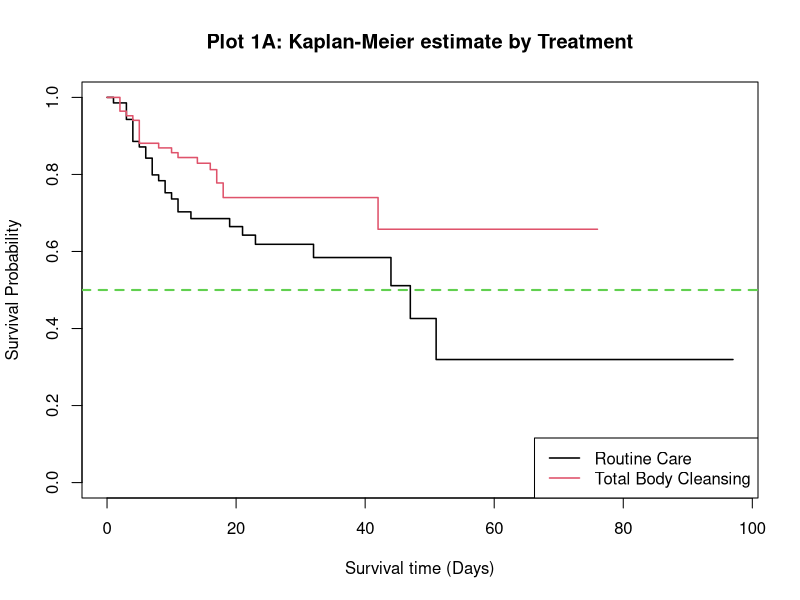
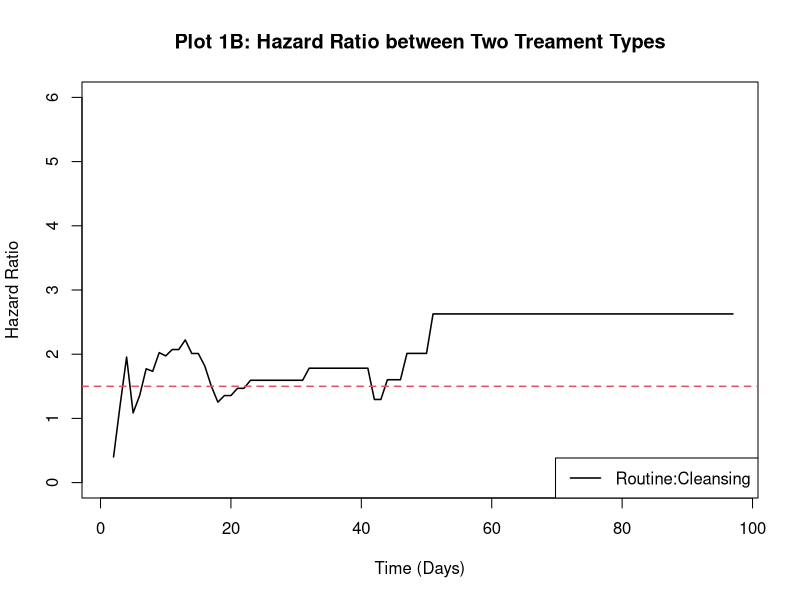
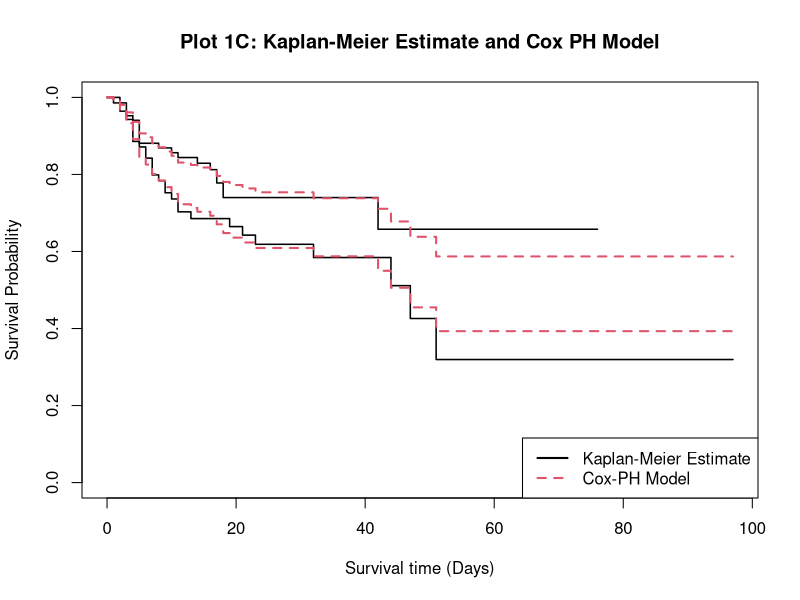
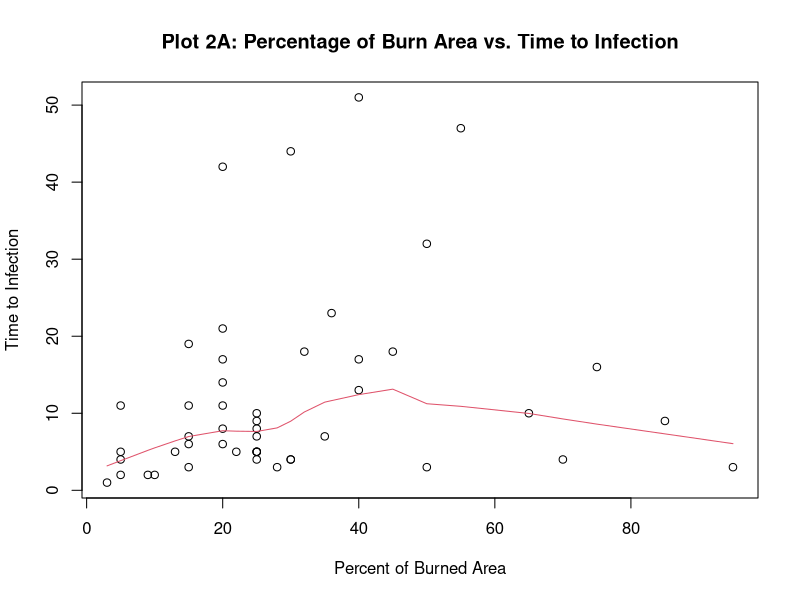
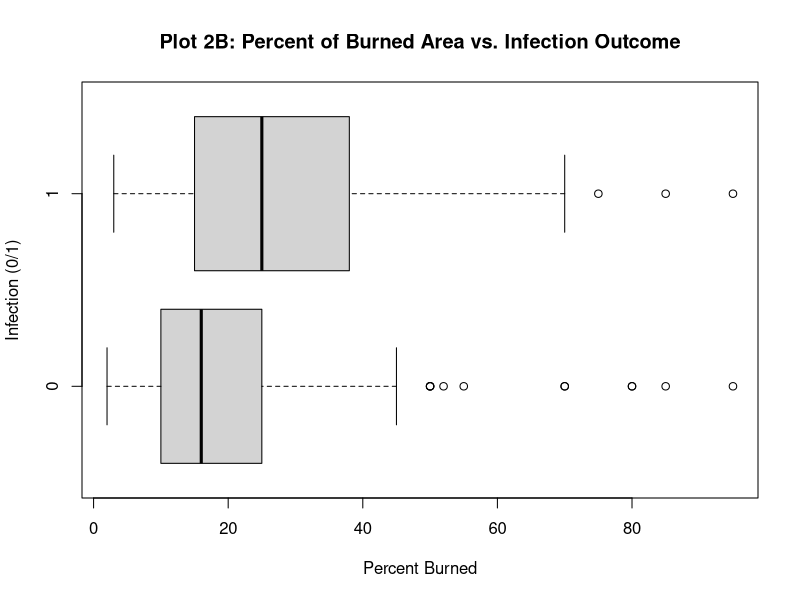
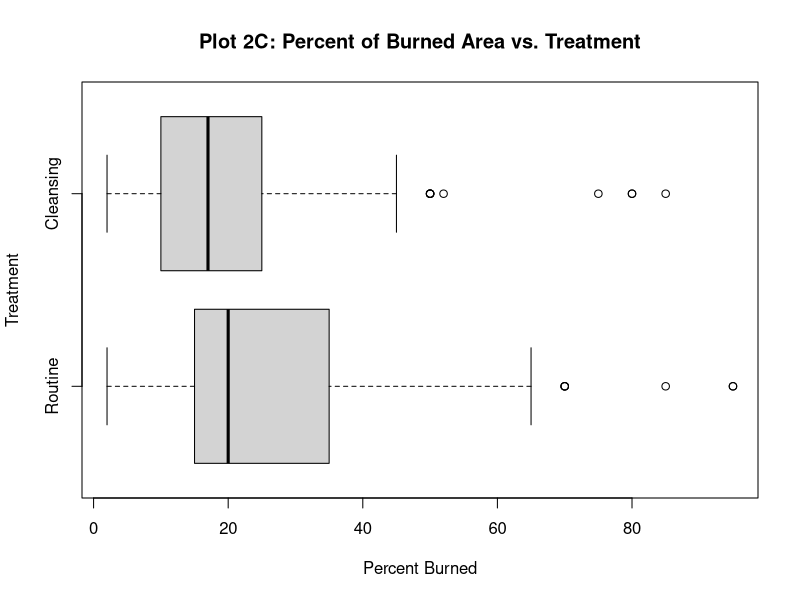
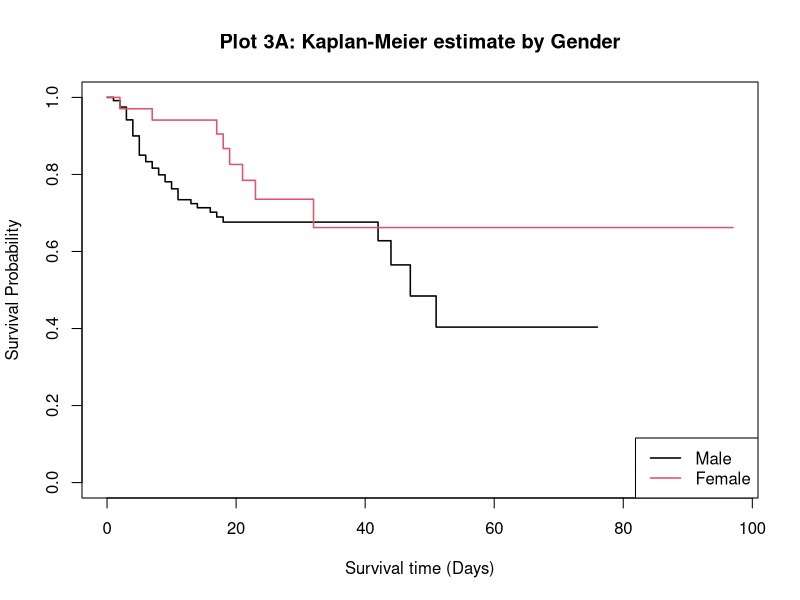
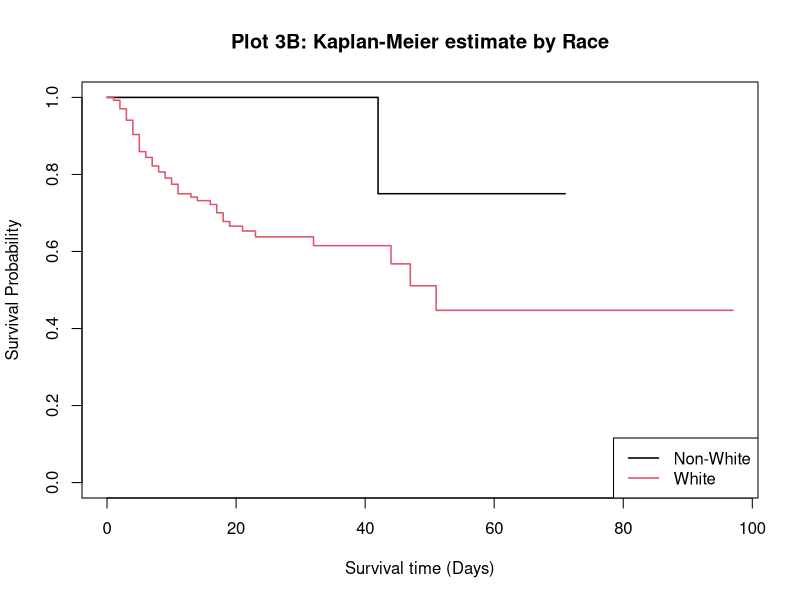

Here is the R script that generated these plots, in order:
## ---- chunk 1
knitr::opts_chunk$set(echo = FALSE)

library(KMsurv)
library(survival)
library(ggplot2)
library(survminer)
require(plyr)
library(rms) 
## ---- chunk 2
data(burn)

# pre-processing
burn <- data.frame(burn,Treatment=factor(burn$Z1,labels=c("Routine","Cleansing")))
burn <- data.frame(burn,Gender=factor(burn$Z2,labels=c("Male","Female")))
burn <- data.frame(burn,Race=factor(burn$Z3,labels=c("Nonwhite","White")))
burn <- data.frame(burn,PercentBurned=burn$Z4)
burn <- data.frame(burn,SiteHead=factor(burn$Z5,labels=c("NotBurned","Burned")))
burn <- data.frame(burn,SiteButtock=factor(burn$Z6,labels=c("NotBurned","Burned")))
burn <- data.frame(burn,SiteTrunk=factor(burn$Z7,labels=c("NotBurned","Burned")))
burn <- data.frame(burn,SiteUpperLeg=factor(burn$Z8,labels=c("NotBurned","Burned")))
burn <- data.frame(burn,SiteLowerLeg=factor(burn$Z9,labels=c("NotBurned","Burned")))
burn <- data.frame(burn,SiteRespTract=factor(burn$Z10,labels=c("NotBurned","Burned")))
burn <- data.frame(burn,BurnType=factor(burn$Z11,labels=c("Chemical","Scald","Electric","Flame")))
## ---- chunk 3
burn.surv = Surv(time=burn$T3,event=burn$D3)
burn.KM <- survfit(burn.surv ~ Treatment, data = burn)

plot(burn.KM, col=1:2, lwd=1.5,
     main="Plot 1A: Kaplan-Meier estimate by Treatment",
     xlab="Survival time (Days)",
     ylab="Survival Probability")
abline(h=0.5, col=3, lty=2, lwd=2)

legend("bottomright",c("Routine Care","Total Body Cleansing"), col=1:2, lwd=1.5)

## ---- chunk 4
tab = with(burn, table(Treatment, D3))
colnames(tab) = c("Infection: NO", "Infection: YES")
tab
## ---- chunk 5
survdiff(burn.surv~Treatment,data=burn)
## ---- chunk 6
timevec <- 1:max(burn$T3)
burn.NA <- with(burn, survfit(burn.surv~Treatment,type="fleming-harrington"))

sf_routine <- stepfun(burn.NA[1]$time,c(1,burn.NA[1]$surv))
sf_treatment <- stepfun(burn.NA[2]$time,c(1,burn.NA[2]$surv))
cumhaz_routine <- -log(sf_routine(timevec))
cumhaz_treatment <- -log(sf_treatment(timevec))

plot(timevec,cumhaz_routine/cumhaz_treatment,type="l",ylab="Hazard Ratio",xlab="Time (Days)",ylim=c(0,6),
     main="Plot 1B: Hazard Ratio between Two Treament Types", lwd=1.5)
abline(h=1.5, col=2, lwd=1.5, lty=2)
legend("bottomright","Routine:Cleansing",lwd=1.5)

# note: nearly proportional, can directly be used in model
## ---- chunk 7
cox.treatment = coxph(burn.surv~Treatment, data=burn)
plot(burn.KM, col=1, lwd=1.5,
     main="Plot 1C: Kaplan-Meier Estimate and Cox PH Model",
     xlab="Survival time (Days)",
     ylab="Survival Probability")

lines(survfit(cox.treatment, data.frame(Treatment=c("Routine","Cleansing"))), col=2, lty=2, lwd=2)
legend("bottomright",c("Kaplan-Meier Estimate", "Cox-PH Model"),col=1:2, lwd=c(2,2),lty=1:2)
## ---- chunk 8
summary(cox.treatment)
## ---- chunk 9
# Scatter plot: burn area vs. time to infection
with(burn[which(burn$D3==1),],plot(PercentBurned, T3,
     main="Plot 2A: Percentage of Burn Area vs. Time to Infection",
     xlab="Percent of Burned Area",
     ylab="Time to Infection"))

with(burn[which(burn$D3==1),], lines(lowess(PercentBurned, T3), col=2))
## ---- chunk 10

# Boxplot: burn area vs. time to infection
with(burn, boxplot(PercentBurned ~ factor(D3), horizontal=TRUE,
                   ylab="Infection (0/1)",
                   xlab="Percent Burned",
                   main="Plot 2B: Percent of Burned Area vs. Infection Outcome")
     )
## ---- chunk 11
# Boxplot: burn area vs. time to infection
with(burn, boxplot(PercentBurned ~ Treatment, horizontal=TRUE,
                   ylab="Treatment",
                   xlab="Percent Burned",
                   main="Plot 2C: Percent of Burned Area vs. Treatment")
     )
## ---- chunk 12
# test if adding burned area improves model X
test1 = with(burn, coxph(burn.surv ~ PercentBurned + Treatment))
test2 = with(burn, coxph(burn.surv ~ Treatment))
anova(test1, test2)

## ---- chunk 13
gender.KM <- survfit(burn.surv ~ Gender, data = burn)
plot(gender.KM, col=1:2, lwd=1.5,
     main="Plot 3A: Kaplan-Meier estimate by Gender",
     xlab="Survival time (Days)",
     ylab="Survival Probability")
legend("bottomright",c("Male","Female"), col=1:2, lwd=1.5)
## ---- chunk 14
race.KM <- survfit(burn.surv ~ Race, data = burn)
plot(race.KM, col=1:2, lwd=1.5,
     main="Plot 3B: Kaplan-Meier estimate by Race",
     xlab="Survival time (Days)",
     ylab="Survival Probability")
legend("bottomright",c("Non-White","White"), col=1:2, lwd=1.5)
## ---- chunk 15
tab2 = with(burn, table(Race, D3))

colnames(tab2) = c("Infection: NO","Infection: YES")

tab2
# strata on race
## ---- chunk 16
# test if KM curve for different gender are the same
survdiff(burn.surv~Gender,data=burn)
## ---- chunk 17
# test if KM curve for different race are the same
survdiff(burn.surv~Race,data=burn)
## ---- chunk 18

burn.NA.burntype <- with(burn, survfit(burn.surv~BurnType,type="fleming-harrington"))

plot(survfit(burn.surv~BurnType, data=burn), col=1:4, lwd=1.5,
     main="Plot 4A: Kaplan-Meiers estimate by Burn Type",
     xlab="Time (Days)", ylab="Survival Probability")

legend("bottomright", c("Chemical","Scald","Electric","Flame"), col=1:4, lwd=1.5)

sf_chem <- stepfun(burn.NA.burntype[1]$time,c(1,burn.NA.burntype[1]$surv))
sf_scald <- stepfun(burn.NA.burntype[2]$time,c(1,burn.NA.burntype[2]$surv))
sf_elec <- stepfun(burn.NA.burntype[3]$time,c(1,burn.NA.burntype[3]$surv))
sf_flame <- stepfun(burn.NA.burntype[4]$time,c(1,burn.NA.burntype[4]$surv))

cumhaz_chem <- -log(sf_chem(timevec))
cumhaz_scald <- -log(sf_scald(timevec))
cumhaz_elec <- -log(sf_elec(timevec))
cumhaz_flame <- -log(sf_flame(timevec))

plot(timevec, cumhaz_chem, type="l", lwd=1.5, col=1, main="Plot 4B: Cumulative Hazard for Burn Types",
     xlab="Time (Days)",ylab="Cumulative Hazard", ylim=c(0,0.8))
lines(timevec, cumhaz_scald, lwd=1.5, col=2)
lines(timevec, cumhaz_elec, lwd=1.5, col=3)
lines(timevec, cumhaz_flame, lwd=1.5, col=4)
legend("bottomright", c("Chemical","Scald","Electric","Flame"), col=1:4, lwd=1.5)

# note: not proportional, use strata
## ---- chunk 19
tab3 = with(burn, table(BurnType, D3))
colnames(tab3) = c("Infection: NO","Infection: YES")
tab3
## ---- chunk 20

# proportionality of different burn type

par(mfrow=c(2,2), mar=c(2,2,3,1))


plot(timevec,cumhaz_chem/cumhaz_scald,type="l",ylab="Hazard Ratio",xlab="Time (Days)",ylim=c(0,1),
     main="Hazard Ratio: Chemical vs. Others", lwd=1.5, cex.main=0.8)
lines(timevec,cumhaz_chem/cumhaz_elec,lwd=1.5,col=2)
lines(timevec,cumhaz_chem/cumhaz_flame,lwd=1.5,col=3)
legend("bottomright",c("Chemical:Scald","Chemical:Electric","Chemical:Flame"), col=1:3, lwd=1.5, cex=0.5)


plot(timevec,cumhaz_scald/cumhaz_elec,type="l",ylab="Hazard Ratio",xlab="Time (Days)",ylim=c(0,4.5),
     main="Hazard Ratio: Scald vs. Others", lwd=1.5, cex.main=0.8)
lines(timevec,cumhaz_scald/cumhaz_chem, lwd=1.5,col=2)
lines(timevec,cumhaz_scald/cumhaz_flame,lwd=1.5,col=3)
legend("bottomright",c("Scald:Electirc","Scald:Chemical","Scald:Flame"), col=1:3, lwd=1.5, cex=0.5)

plot(timevec,cumhaz_elec/cumhaz_chem,type="l",ylab="Hazard Ratio",xlab="Time (Days)",ylim=c(0,15),
     main="Hazard Ratio: Electric vs. Others", lwd=1.5, cex.main=0.8)
lines(timevec,cumhaz_elec/cumhaz_scald, lwd=1.5,col=2)
lines(timevec,cumhaz_elec/cumhaz_flame,lwd=1.5,col=3)
legend("bottomright",c("Electric:Chemical","Electric:Scald","Electric:Flame"), col=1:3, lwd=1.5, cex=0.5)

plot(timevec,cumhaz_flame/cumhaz_chem,type="l",ylab="Hazard Ratio",xlab="Time (Days)",ylim=c(0,5),
     main="Hazard Ratio: Flame vs. Others", lwd=1.5, cex.main=0.8)
lines(timevec,cumhaz_flame/cumhaz_scald, lwd=1.5,col=2)
lines(timevec,cumhaz_flame/cumhaz_elec,lwd=1.5,col=3)
legend("bottomright",c("Flame:Chemical","Flame:Scald","Flame:Electric"), col=1:3, lwd=1.5, cex=0.5)

mtext("Plot 4C: Hazard Ratio for Burn Type",
      side = 3,
      line = -1,
      outer = TRUE)
## ---- chunk 21
# survival prob different for different burn type
sub1 = burn[which(burn$BurnType!="Electric"),]
bs1 = with(sub1,Surv(time=T3, event=D3))
survdiff(bs1~BurnType,data=sub1)
survdiff(burn.surv~BurnType, data=burn)
## ---- chunk 22
ind_flame = mapvalues(burn$BurnType, from=c("Chemical","Scald","Electric","Flame"),
                                    to=c("NonFlame","NonFlame","NonFlame","Flame"))

ind_electric = mapvalues(burn$BurnType, from=c("Chemical","Scald","Electric","Flame"),
                                    to=c("NonElectric","NonElectric","Electric","NonElectric"))
burn["BurnType2"] = ind_flame
burn["BurnType3"] = ind_electric
## ---- chunk 23
KMcurves.flame <- survfit(burn.surv ~ BurnType2, data = burn)
KMcurves.electric <- survfit(burn.surv ~ BurnType3, data = burn)


plot(KMcurves.flame, col = 1:2, lwd=1.5, main = "KM Curves for Flame and Non-Flame")
legend("bottomright",c("Non-Flame","Flame"), col=1:2, lwd=1.5)


plot(KMcurves.electric, col = 1:2, lwd=1.5, main = "KM Curves for Electric and Non-Electric")
legend("bottomright",c("Non-Electric","Electric"), col=1:2, lwd=1.5)


## ---- chunk 24
survdiff(burn.surv~BurnType2, data=burn)
survdiff(burn.surv~BurnType3, data=burn)
## ---- chunk 25
burn.surv2 = Surv(time=burn$T2,event=burn$D2)
burn.KM2 <- survfit(burn.surv2 ~ Treatment, data = burn)

plot(burn.KM2, col=1:2, lwd=1.5,
     main="Plot 5A: Kaplan-Meier estimate for Antibiotic Treatment",
     xlab="Survival time (Days)",
     ylab="Survival Probability")
abline(h=0.5, col=3, lty=2, lwd=2)

legend("bottomright",c("Routine Care","Total Body Cleansing"), col=1:2, lwd=1.5)
## ---- chunk 26
survdiff(burn.surv2 ~ Treatment, data=burn)
## ---- chunk 27
burn.surv3 = Surv(time=burn$T1,event=burn$D1)
burn.KM3 <- survfit(burn.surv3 ~ Treatment, data = burn)

plot(burn.KM3, col=1:2, lwd=1.5,
     main="Plot 5B: Kaplan-Meier estimate for Surgical Excision",
     xlab="Survival time (Days)",
     ylab="Survival Probability")
abline(h=0.5, col=3, lty=2, lwd=2)

legend("bottomright",c("Routine Care","Total Body Cleansing"), col=1:2, lwd=1.5)
## ---- chunk 28
survdiff(burn.surv3 ~ Treatment, data=burn)
## ---- chunk 29
for (x in c("SiteHead","SiteButtock","SiteTrunk","SiteUpperLeg","SiteLowerLeg","SiteRespTract")) {
  print(x)
  print(with(burn, table(burn[,x])))
}

# for (x in c("SiteHead","SiteButtock","SiteTrunk","SiteUpperLeg","SiteLowerLeg","SiteRespTract")) {
#   print(x)
#   tab = with(burn, table(D3, burn[,x]))
#   print(tab[2,2]/(tab[2,2]+tab[1,2]))
# }

for (x in c("SiteHead","SiteButtock","SiteTrunk","SiteUpperLeg","SiteLowerLeg","SiteRespTract")) {
  print(x)
  tab = with(burn, table(Treatment, burn[,x]))
  print(tab[2,2]/(tab[2,2]+tab[1,2]))
}
## ---- chunk 30

# check if electric burn type should be included
cox.burntype3.included = coxph(burn.surv~Treatment
                                +strata(BurnType2)+BurnType3, data=burn)
cox.burntype3.not = coxph(burn.surv~Treatment+strata(BurnType2), data=burn)
anova(cox.burntype3.not, cox.burntype3.included)

# therefore, we include electric burn type
## ---- chunk 31

# check if all burn site variables should be included
cox.burnsite.included = coxph(burn.surv~Treatment+SiteHead+SiteButtock+SiteTrunk+SiteUpperLeg+SiteLowerLeg+SiteRespTract
                                +strata(BurnType2)+BurnType3, data=burn)
cox.burnsite.not = coxph(burn.surv~Treatment+strata(BurnType2)+BurnType3, data=burn)
anova(cox.burnsite.not, cox.burnsite.included)

# therefore, burn site variables are not significant as a whole
## ---- chunk 32
# test for each burn site
drop1(cox.burnsite.included, test="Chisq")
# burn site buttock is significant while the others are not; also significant are tretament and burntype3
## ---- chunk 33

# check if percent burned should be included
cox.percburn.included = coxph(burn.surv~Treatment
                                +strata(BurnType2)+BurnType3+PercentBurned, data=burn)
cox.percburn.not = coxph(burn.surv~Treatment+strata(BurnType2)+BurnType3, data=burn)
anova(cox.percburn.not, cox.percburn.included)

# therefore, we do not include percent burned
## ---- chunk 34

# check if percent burned should be included
cox.gender.included = coxph(burn.surv~Treatment
                                +strata(BurnType2)+BurnType3+Gender, data=burn)
cox.gender.not = coxph(burn.surv~Treatment+strata(BurnType2)+BurnType3, data=burn)
anova(cox.gender.not, cox.gender.included)

# therefore, we do not include gender
## ---- chunk 35

# check if site buttock should be included
cox.siteb.included = coxph(burn.surv~Treatment
                                +strata(BurnType2)+BurnType3+SiteButtock, data=burn)
cox.siteb.not = coxph(burn.surv~Treatment+strata(BurnType2)+BurnType3, data=burn)
anova(cox.siteb.not, cox.siteb.included)

# we still include percent burned even if only significant at 0.1; may be meaningful for interpretation
## ---- chunk 36
time.ind.cox = coxph(burn.surv ~ strata(BurnType2)+Treatment+BurnType3+SiteButtock, data=burn)
summary(time.ind.cox)
## ---- chunk 37
# no multicolinearity present
data.frame(VIF=vif(time.ind.cox))
## ---- chunk 38
zph.time.ind = cox.zph(time.ind.cox)

plot(zph.time.ind[1], main = "Plot A1: Schoenfeld Residual for Treatment")
## ---- chunk 39
plot(zph.time.ind[2], main = "Plot A2: Schoenfeld Residual for BurnType:Electric")
## ---- chunk 40
plot(zph.time.ind[3], main = "Plot A3: Schoenfeld Residual for SiteButtock")
## ---- chunk 41
# Cox-Snell transformation
cox_snell <- burn$D3-residuals(time.ind.cox, type="martingale")

# Cum. Hazard for cox-snell residual
cs_surv <- Surv(cox_snell, burn$D3)
cs_fit <- survfit(cs_surv~1,type="fleming-harrington")

plot(cs_fit,fun="cumhaz", xlab="Cox-Snell Residuals", ylab="Cumulative Hazard")
abline(0,1, col=2, lwd=2, lty=2)
title("Plot A4: Cumulative Hazard of Cox-Snell Residuals")
## ---- chunk 42
rmart = residuals(time.ind.cox,type="martingale")
# deviance residual
rdev = residuals(time.ind.cox,type="deviance")
# df beta
rdfb = residuals(time.ind.cox,type="dfbeta")

# linear predictor
preds = predict(time.ind.cox)
## ---- chunk 43
# plot
plot(preds,rmart,xlab="Linear Predictor",
     ylab="Martingale Residual", ylim=c(-4,2), pch = 19, cex = 0.5)
text(preds, rmart+0.2, labels = rownames(burn), cex=0.8)
title("Martingale Residuals vs. Linear Predictor")
# 32, 93
## ---- chunk 44
plot(preds,rdev,xlab="Linear Predictor",
     ylab="Deviance Residual", ylim=c(-3,3.5), pch = 19, cex = 0.5)
text(preds, rdev+0.2, labels = rownames(burn), cex=0.8)
title("Deviance Residuals vs. Linear Predictor")
# 93, 79, 32, 58
## ---- chunk 45
plot(preds,rdfb[,1],xlab="Linear Predictor",
     ylab="dfbeta for Prison Record", ylim=c(-0.07,0.07), pch = 19, cex = 0.5)
text(preds, rdfb[,1]+0.005, labels = rownames(burn), cex=0.8)
title("dfbeta Values by Observation Order for Treatment")

# 93, 153, 115, 47
## ---- chunk 46
plot(preds,rdfb[,2],xlab="Linear Predictor",
     ylab="dfbeta for Prison Record", ylim=c(-0.2,0.2), pch = 19, cex = 0.5)
text(preds, rdfb[,2]+0.01, labels = rownames(burn), cex=0.8)
title("dfbeta Values by Observation Order for BurnType: Electric")
# 75, 58, 93, 32, 33, 139
## ---- chunk 47
plot(preds,rdfb[,3],xlab="Linear Predictor",
     ylab="dfbeta for Prison Record", ylim=c(-0.13,0.1), pch = 19, cex = 0.5)
text(preds, rdfb[,3]+0.01, labels = rownames(burn), cex=0.8)
title("dfbeta Values by Observation Order for BurnSite: Buttock")
# 47, 29, 93
## ---- chunk 48
unusualpts <- c(32, 47, 93)
burn[unusualpts,c("Treatment","SiteButtock","BurnType", "T3", "D3")]
## ---- chunk 49
quantile_electric = ecdf(burn$T3[which(burn$BurnType=="Electric")])
quantile_electric(16)

quantile_routine = ecdf(burn$T3[which(burn$Treatment=="Routine")])
quantile_routine(46)
## ---- chunk 50
burn2 <- tmerge(burn,burn,Obs,tstop=T3)
burn2 <- tmerge(burn2,burn,Obs,antibiotic=tdc(T2))
burn2 <- tmerge(burn2,burn,Obs,excision=tdc(T1))


status <- as.integer(with(burn2,(tstop==T3 & D3)))
burn2 <- data.frame(burn2, status)
burn2


## ---- chunk 51
burn.surv.t <- Surv(time=burn2$tstart,time2=burn2$tstop,event=burn2$status,type="counting")
drop1(coxph(burn.surv.t ~ strata(BurnType2)+BurnType3+excision+Treatment+SiteButtock+antibiotic, data=burn2), test="Chisq")
## ---- chunk 52
cox2.butt.included <- coxph(burn.surv.t ~ strata(BurnType2)+excision+SiteButtock, data=burn2)
cox2.butt.not <- coxph(burn.surv.t ~ strata(BurnType2)+excision, data=burn2)

anova(cox2.butt.not, cox2.butt.included)
# not include site buttock
## ---- chunk 53
cox2.treat.included <- coxph(burn.surv.t ~ strata(BurnType2)+Treatment+excision, data=burn2)
cox2.treat.not <- coxph(burn.surv.t ~ strata(BurnType2)+excision, data=burn2)

anova(cox2.treat.not, cox2.treat.included)
# not include treatment
## ---- chunk 54
cox2.burntype3.included <- coxph(burn.surv.t ~ strata(BurnType2)+BurnType3+Treatment+excision, data=burn2)
cox2.burntype3.not <- coxph(burn.surv.t ~ strata(BurnType2)+excision+Treatment, data=burn2)

anova(cox2.burntype3.not, cox2.burntype3.included)
# not include burn type: electric
## ---- chunk 55
time.dep.cox <- coxph(burn.surv.t ~ strata(BurnType2)+excision+Treatment+BurnType3, data=burn2)
# time.dep.cox <- coxph(burn.surv.t ~ factor(Z1)+SiteButtock+strata(Z11), data=burn2)
summary(time.dep.cox)
## ---- chunk 56
zph.time.dep = cox.zph(time.dep.cox)

plot(zph.time.dep[1], main = "Plot B1: Schoenfeld Residual for Excision (Y/N)")
## ---- chunk 57
plot(zph.time.dep[2], main = "Plot B2: Schoenfeld Residual for Treatment")
## ---- chunk 58
plot(zph.time.dep[3], main = "Plot B3: Schoenfeld Residual for BurnType: Electric")
## ---- chunk 59
# Cox-Snell transformation
cox_snell <- burn2$status-residuals(time.dep.cox, type="martingale")

# Cum. Hazard for cox-snell residual
cs_surv <- Surv(cox_snell, burn2$status)
cs_fit <- survfit(cs_surv~1,type="fleming-harrington")

plot(cs_fit,fun="cumhaz", xlab="Cox-Snell Residuals", ylab="Cumulative Hazard")
abline(0,1, col=2, lwd=2, lty=2)
title("Plot B4: Cumulative Hazard of Cox-Snell Residuals")
## ---- chunk 60
rmart = residuals(time.dep.cox,type="martingale")
# deviance residual
rdev = residuals(time.dep.cox,type="deviance")
# df beta
rdfb = residuals(time.dep.cox,type="dfbeta")

# linear predictor
preds = predict(time.dep.cox)
## ---- chunk 61
# plot
plot(preds,rmart,xlab="Linear Predictor",
     ylab="Martingale Residual", ylim=c(-2,2), pch = 19, cex = 0.5, col=2)
text(preds, rmart+0.15, labels = rownames(burn), cex=0.8)
title("Martingale Residuals vs. Linear Predictor")
# 2, 94, 51
## ---- chunk 62
plot(preds,rdev,xlab="Linear Predictor",
     ylab="Deviance Residual", ylim=c(-3,3.5), pch = 19, cex = 0.5, col=2)
text(preds, rdev+0.2, labels = rownames(burn), cex=0.8)
title("Deviance Residuals vs. Linear Predictor")
# 2, 94, 51
## ---- chunk 63
plot(preds,rdfb[,1],xlab="Linear Predictor",
     ylab="dfbeta for Excision", ylim=c(-0.3,0.3), pch = 19, cex = 0.5, col=2)
text(preds, rdfb[,1]+0.02, labels = rownames(burn), cex=0.8)
title("dfbeta Values by Observation Order for Excision")

# 2, 4, 128, 6

## ---- chunk 64
plot(preds,rdfb[,2],xlab="Linear Predictor",
     ylab="dfbeta for Treatment", ylim=c(-0.15,0.15), pch = 19, cex = 0.5, col=2)
text(preds, rdfb[,2]+0.01, labels = rownames(burn), cex=0.8)
title("dfbeta Values by Observation Order for Treatment")

# 2, 51
## ---- chunk 65
plot(preds,rdfb[,3],xlab="Linear Predictor",
     ylab="dfbeta for BurnType: Electric", ylim=c(-0.3,0.3), pch = 19, cex = 0.5, col=2)
text(preds, rdfb[,3]+0.02, labels = rownames(burn), cex=0.8)
title("dfbeta Values by Observation Order for BurnType: Electric")

# 6, 7, 102, 51, 94
## ---- chunk 66
unusualpts <- c(2, 6, 94, 51)
burn2[unusualpts,c("excision", "status", "T3", "BurnType","Treatment")]
